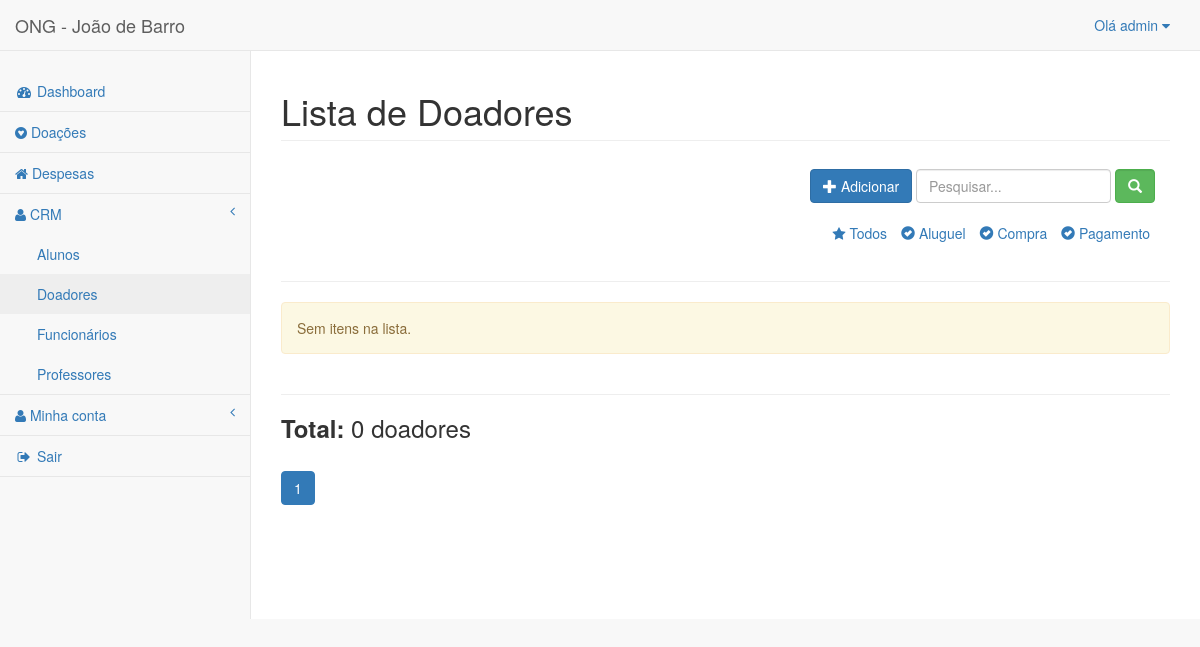
The page /usuarios/ (signed in) on the database as committed earlier.
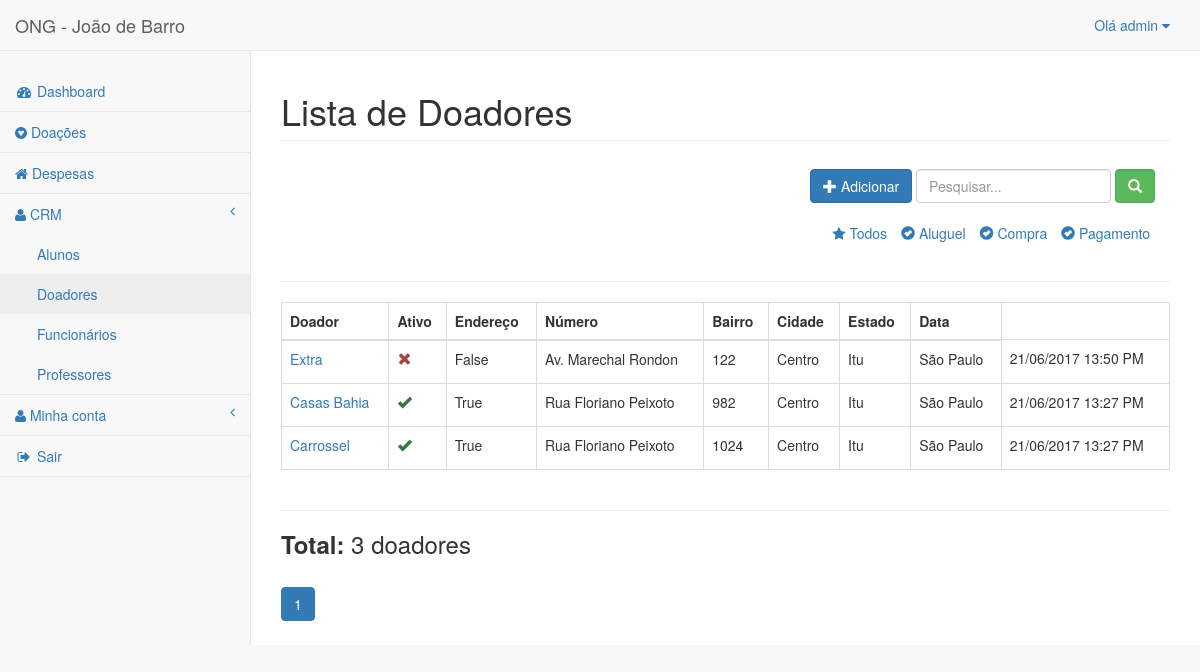
The same page on the database as committed later.
### accounts/models.py (models this page shows, shortened)
class User(AbstractBaseUser, PermissionsMixin):
    username = models.CharField('Usuário', max_length=30, unique=True,
                                validators=[validators.RegexValidator(
                                        re.compile('^[\w.@+-]+$'),
                                        'Informe um nome de usuário válido. '
                                        'Este valor deve conter apenas letras'
                                        ', números e os caracteres: @/./+/-/_'
                                        ' .', 'invalid')
                                ], help_text='Um nome curto que será usado '
                                'para identificá-lo de forma única na plata'
                                'forma.')
    name = models.CharField('Nome', max_length=100, blank=True)
    email = models.EmailField('E-mail', unique=True)
    is_staff = models.BooleanField('Equipe', default=False)
    is_active = models.BooleanField('Ativo', default=True)
    date_joined = models.DateTimeField('Data de Entrada', auto_now_add=True)
    USERNAME_FIELD = 'username'
    REQUIRED_FIELDS = ['email']
    objects = UserManager()
    class Meta:
        verbose_name = 'Usuário'
        verbose_name_plural = 'Usuários'
    def __str__(self):
        return self.name or self.username

### users/models.py (models this page shows, shortened)
class Donors(TimeStampedModel, Address):
    name = models.CharField('Nome', max_length=100, unique=True)
    is_active = models.BooleanField('Ativo', default=True)
    class Meta:
        ordering = ['name']
        verbose_name = 'Doador'
        verbose_name_plural = 'Doadores'
    def get_absolute_url(self):
        return reverse('users:donors_detail', kwargs={'pk': self.pk})

### users/views.py (the view)
class DonorsListView(LoginRequiredMixin, ListView):
    template_name = 'users/donors_list.html'
    model = Donors
    context_object_name = 'donors'
    paginate_by = 10
    queryset = Donors.objects.all().order_by('-created_at')

### core/templatetags/pagination.py (called while the page is built)
@register.inclusion_tag('pagination.html')
def pagination(request, paginator, page_obj):
    context = {}
    context['paginator'] = paginator
    context['request'] = request
    context['page_obj'] = page_obj
    getvars = request.GET.copy()
    if 'page' in getvars:
        del getvars['page']
    if len(getvars) > 0:
        context['getvars'] = '&{0}'.format(getvars.urlencode())
    else:
        context['getvars'] = ''
    return context

### users/templates/users/donors_list.html (shortened to what this page needs)
{% extends "base.html" %}
{% load pagination %}
{% block spacename %} Lista de Doadores {% endblock spacename %}
{% block container %}
<div class="container-fluid">
  <div class="row">
    <div class="col-md-12">
      <form class="navbar-form navbar-right" action="." method="get">
        <div class="col-md-12">
          <a href="{% url 'users:donors_add' %}">
            <button id="new_customer" type="button" class="btn btn-primary">
              <span class="glyphicon glyphicon-plus"></span> Adicionar
            </button>
          </a>
          <form class="navbar-form navbar-left" role="search" action="{% url 'expenses:expense' %}">
  	        <div class="form-group">
	            <input name="q" type="text" class="form-control" placeholder="Pesquisar..." />
              <button type="submit" class="btn btn-success form-control"><span class="glyphicon glyphicon-search"></span></button>
            </div>
          </form>
          <br><br>
          <ul class="list-inline text-right">
            <li><a href="{% url 'users:donors' %}"><span class="fa fa-star status-aprovado"></span> Todos</a></li>
            <li><a href="?service_type=Aluguel" name="aluguel"><span class="glyphicon glyphicon-ok-sign ok"></span> Aluguel</a></li>
            <li><a href="?service_type=Compra" name="compra"><span class="glyphicon glyphicon-ok-sign ok"></span> Compra</a></li>
            <li><a href="?service_type=Pagamento" name="pagamento"><span class="glyphicon glyphicon-ok-sign ok"></span> Pagamento</a></li>
          </ul>
        </div>
      </form>
    </div>
    <div class="col-md-12">
      <hr/>
    </div>
    <div class="col-md-12">
      {% if donors %}
      	<table class="table table-bordered">
      		<thead>
      			<tr>
      				<th>Doador</th>
              <th>Ativo</th>
              <th>Endereço</th>
              <th>Número</th>
              <th>Bairro</th>
              <th>Cidade</th>
              <th>Estado</th>
              <th>Data  </th>
      			</tr>
      		</thead>
      		<tbody>
            {% for donor in donors %}
          			<tr>
                    <td><a href="{{ donor.get_absolute_url }}">{{donor.name}}</a></td>
                    {% if donor.is_active == True %}
                      <td><p class="glyphicon glyphicon-ok text-success"></p></td>
                    {% else %}
                      <td><p class="glyphicon glyphicon-remove text-danger"></p></td>
                    {% endif %}
                    <td>{{donor.is_active}}</td>
                    <td>{{donor.address}}</td>
                    <td>{{donor.number}}</td>
                    <td>{{donor.neighborhood}}</td>
                    <td>{{donor.city}}</td>
                    <td>{{donor.state}}</td>
                    <td>{{donor.created_at|date:"d/m/Y H:i A"}}</td>
                </tr>
            {% endfor %}
      		</tbody>
      	</table>
        {% else %}
        <p class="alert alert-warning">Sem itens na lista.</p>
      {% endif %}
    </div>
  </div>
  <hr>
  <div>
    <h3><b>Total:</b> {{ donors|length }} doadores</h3>
  </div>
  {% pagination request paginator page_obj%}
</div>
{% endblock %}

### core/templates/base.html (shortened to what this page needs)
<!DOCTYPE html>
{% load static %}
<html lang="pt">
<head>
    <link href="{% static 'bootstrap/css/bootstrap.min.css' %}" rel="stylesheet">
    <link href="{% static 'distt/css/sb-admin-2.min.css' %}" rel="stylesheet">
    <link href="{% static 'font-awesome/css/font-awesome.min.css' %}" rel="stylesheet" type="text/css">
</head>
<body>
  <div id="wrapper">
    <nav class="navbar navbar-default navbar-static-top" role="navigation" style="margin-bottom: 0">
      <div class="navbar-header">
        <a class="navbar-brand" href="index.html">ONG - João de Barro</a>
      </div>
      <ul class="nav navbar-top-links navbar-right">
        <li class="dropdown">
          <a class="dropdown-toggle" data-toggle="dropdown" href="#"> Olá {{ user }} <i class="fa fa-caret-down"></i></a>
        </li>
      </ul>
      <div class="navbar-default sidebar" role="navigation">
        <div class="sidebar-nav navbar-collapse">
          <ul class="nav" id="side-menu">
            <br>
            <li><a href="{% url 'index' %}"><i class="fa fa-dashboard fa-fw"></i> Dashboard </a></li>
            <li><a href="{% url 'donations:donation' %}"><i class="fa fa-gratipay"></i> Doações </a></li>
            <li><a href="{% url 'expenses:expense' %}"><i class="fa fa-home"></i> Despesas </a></li>
            <li><a href="#"><i class="fa fa-user"></i> CRM <span class="fa arrow"></span></a>
              <ul class="nav nav-second-level">
                <li><a href="#"> Alunos </a></li>
                <li><a href="{% url 'users:donors' %}"> Doadores </a></li>
                <li><a href="#"> Funcionários </a></li>
                <li><a href="#"> Professores </a></li>
              </ul>
            </li>
            <li><a href="#"><i class="fa fa-user"></i> Minha conta <span class="fa arrow"></span></a>
            </li>
            <li><a href="{% url 'logout' %}"><i class="fa fa-sign-out fa-fw"></i> Sair </a></li>
          </ul>
        </div>
      </div>
    </nav>
    <div id="page-wrapper">
        <div class="row">
            <div class="col-lg-12">
                <h1 class="page-header">{% block spacename %}{% endblock spacename %}</h1>
            </div>
        </div>
        <div class="row">
            {% block container %} {% endblock %}
        </div>
    </div>
  </div>
</body>
</html>

### core/templates/pagination.html
<div class="row">
  <div class="col-md-12">
    <ul class="pagination">
        {% for page in paginator.page_range %}
          <li {% if page_obj.number == page %} class="active" {% endif %}>
            <a href="?page={{ page }}{{ getvars }}"> {{ page }}</a></li>
        {% endfor %}
    </ul>
  </div>
</div>

Rows that differ between the two databases and show on the page:
added Donors: name "Extra", is_active "False", address "Av. Marechal Rondon", number "122", neighborhood "Centro", city "Itu", state "São Paulo", created_at "21/06/2017 13:50 PM"
added Donors: name "Casas Bahia", is_active "True", address "Rua Floriano Peixoto", number "982", neighborhood "Centro", city "Itu", state "São Paulo", created_at "21/06/2017 13:27 PM"
added Donors: name "Carrossel", is_active "True", address "Rua Floriano Peixoto", number "1024", neighborhood "Centro", city "Itu", state "São Paulo", created_at "21/06/2017 13:27 PM"
Other text that changed with them:
{{ donors|length }}: "0" → "3"
text no longer shown: "Sem itens na lista."
text now shown: "Doador Ativo Endereço Número Bairro Cidade Estado Data"
